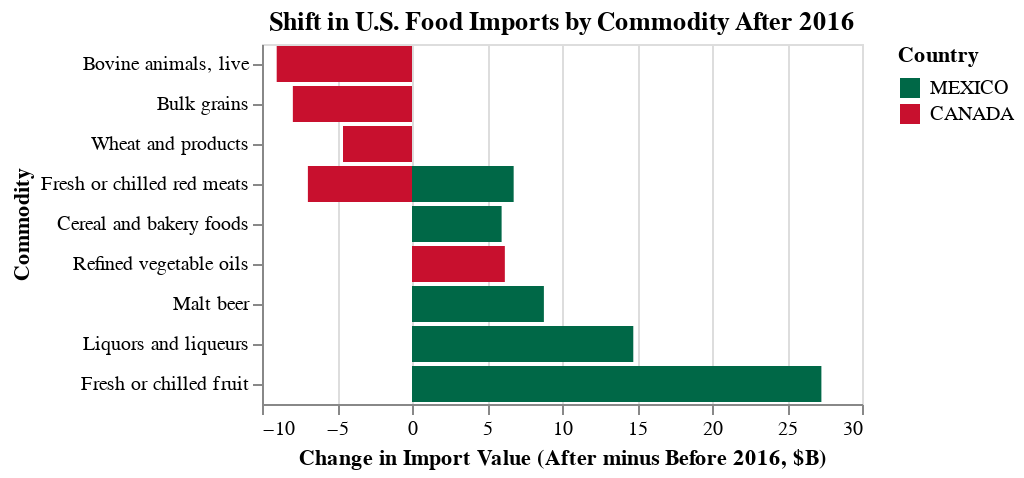

The cell this chart's notebook holds for it:
### Markdown cell above
🇲🇽 Mexico (Right side)

Dominated by fresh vegetables, fruits, and beer/beverages → clear agricultural & manufacturing advantage.

Strong presence in prepared or preserved vegetables — fits post-2016 trend of processed exports rising.

Cereal & bakery foods show smaller values — Mexico’s exports are more fresh/seasonal.

🇨🇦 Canada (Left side)

Dominated by fresh/chilled meats, grains, and prepared foods.

Stronger presence in chocolate, refined oils, and malt beer → indicates more industrial/processed food trade.

Suggests a pattern: Mexico = fresh agricultural, Canada = processed / industrial food.

### Code cell
df_with_period = df_clean_b.with_columns(
    pl.when(pl.col("YearNum") <= 2016)
    .then(pl.lit("Before_2016"))
    .otherwise(pl.lit("After_2016"))
    .alias("Period")
)

df_agg = (
    df_with_period
    .filter(pl.col("Country").is_in(["MEXICO", "CANADA"]))
    .group_by(["Country", "Commodity", "Period"])
    .agg(pl.col("FoodValue_B").sum().alias("TotalValue_B"))
)

df_pivot = (
    df_agg
    .pivot(index=["Country", "Commodity"], columns="Period", values="TotalValue_B")
)

df_shift = df_pivot.with_columns(
    (pl.col("After_2016").fill_null(0) - pl.col("Before_2016").fill_null(0)).alias("Change")
)

df_shift_top10 = (
    df_shift
    .with_columns(pl.col("Change").abs().alias("AbsChange"))
    .sort("AbsChange", descending=True)
    .head(10)
)

chart_shift_top10 = (
    alt.Chart(df_shift_top10)
    .mark_bar()
    .encode(
        x=alt.X("Change:Q", title="Change in Import Value (After minus Before 2016, $B)"),
        y=alt.Y("Commodity:N", sort='x'),
        color=alt.Color(
            "Country:N",
            scale=alt.Scale(domain=["MEXICO", "CANADA"],
                            range=["#006847", "#C8102E"])
        ),
    )
    .properties(title="Shift in U.S. Food Imports by Commodity After 2016")
)

chart_shift_top10

### Figure 1 — Vega-Lite specification as saved in the notebook (floating-point values rounded to 4 significant figures)
{"config": {"view": {"continuousWidth": 300, "continuousHeight": 300}}, "data": {"name": "data-1da0c9831ebf23a7c7ac90c04b6b469f"}, "mark": {"type": "bar"}, "encoding": {"color": {"field": "Country", "scale": {"domain": ["MEXICO", "CANADA"], "range": ["#006847", "#C8102E"]}, "type": "nominal"}, "x": {"field": "Change", "title": "Change in Import Value (After minus Before 2016, $B)", "type": "quantitative"}, "y": {"field": "Commodity", "sort": "x", "type": "nominal"}}, "title": "Shift in U.S. Food Imports by Commodity After 2016", "$schema": "https://vega.github.io/schema/vega-lite/v5.20.1.json", "datasets": {"data-1da0c9831ebf23a7c7ac90c04b6b469f": [{"Country": "MEXICO", "Commodity": "Fresh or chilled fruit", "Before_2016": 36.6, "After_2016": 63.89, "Change": 27.29, "AbsChange": 27.29}, {"Country": "MEXICO", "Commodity": "Liquors and liqueurs", "Before_2016": 11.49, "After_2016": 26.25, "Change": 14.75, "AbsChange": 14.75}, {"Country": "CANADA", "Commodity": "Bovine animals, live", "Before_2016": 17.46, "After_2016": 8.444, "Change": -9.02, "AbsChange": 9.02}, {"Country": "MEXICO", "Commodity": "Malt beer", "Before_2016": 28.41, "After_2016": 37.2, "Change": 8.792, "AbsChange": 8.792}, {"Country": "CANADA", "Commodity": "Bulk grains", "Before_2016": 17.29, "After_2016": 9.35, "Change": -7.943, "AbsChange": 7.943}, {"Country": "CANADA", "Commodity": "Fresh or chilled red meats", "Before_2016": 28.28, "After_2016": 21.34, "Change": -6.941, "AbsChange": 6.941}, {"Country": "MEXICO", "Commodity": "Fresh or chilled red meats", "Before_2016": 4.676, "After_2016": 11.45, "Change": 6.777, "AbsChange": 6.777}, {"Country": "CANADA", "Commodity": "Refined vegetable oils", "Before_2016": 11.77, "After_2016": 17.96, "Change": 6.189, "AbsChange": 6.189}, {"Country": "MEXICO", "Commodity": "Cereal and bakery foods", "Before_2016": 9.933, "After_2016": 15.91, "Change": 5.974, "AbsChange": 5.974}, {"Country": "CANADA", "Commodity": "Wheat and products", "Before_2016": 11.81, "After_2016": 7.213, "Change": -4.6, "AbsChange": 4.6}]}}
